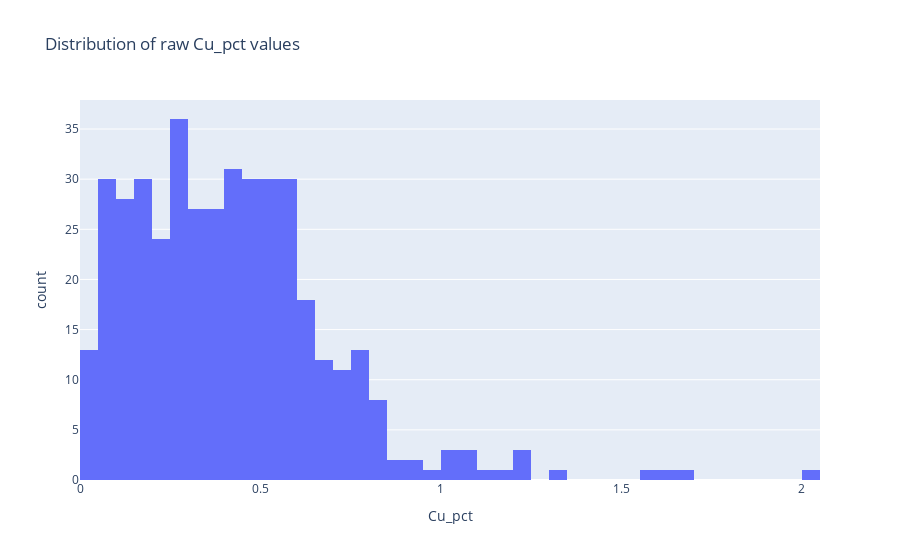

This figure's notebook cell:
### Code cell
fig = px.histogram(adt_FLT_HBX_HWS_Cu[mineral], x = mineral,
                  title = "Distribution of raw Cu_pct values")
fig.show()

### Figure 1 — Plotly figure (JSON) as saved in the notebook; plotly's stock layout.template omitted (floating-point values rounded to 4 significant figures; data arrays with more than 128 entries replaced by an {"elided": "..."} marker saying what was removed)
{"data": [{"alignmentgroup": "True", "bingroup": "x", "hovertemplate": "Cu_pct=%{x}<br>count=%{y}<extra></extra>", "legendgroup": "", "marker": {"color": "#636efa", "pattern": {"shape": ""}}, "name": "", "offsetgroup": "", "orientation": "v", "showlegend": false, "type": "histogram", "x": {"elided": "419 float values"}, "xaxis": "x", "yaxis": "y"}], "layout": {"barmode": "relative", "legend": {"tracegroupgap": 0}, "title": {"text": "Distribution of raw Cu_pct values"}, "xaxis": {"anchor": "y", "domain": [0, 1], "title": {"text": "Cu_pct"}}, "yaxis": {"anchor": "x", "domain": [0, 1], "title": {"text": "count"}}}}
